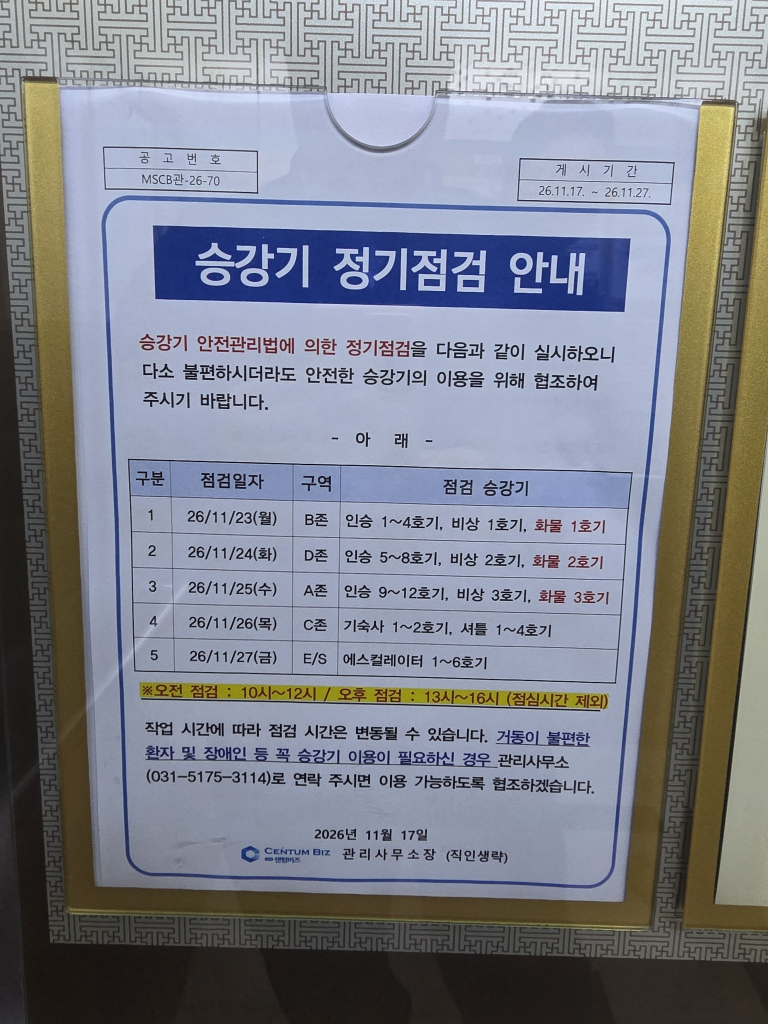
#> input picture test_assets/elevator_notice_test.jpg, 1536 x 2048 px, given as the content of the folder ../../../test_assets/elevator_notice_test.jpg, which was not available (shown at 1/2 size)
$ python sheet.py ../../../test_assets/elevator_notice_test.jpg ../../../test_assets/elevator_notice_test.jpg 5
#> lines starting #> are read from the running program, lines starting #| are printed output that depends on the picture
import sys,os,glob
from PIL import Image,ImageDraw,ImageFont
src,out,per=sys.argv[1],sys.argv[2],int(sys.argv[3]) if len(sys.argv)>3 else 24
files=sorted(f for f in glob.glob(os.path.join(src,'*')) if f.lower().endswith(('.jpg','.jpeg','.webp','.png')) and 'nav_photo' not in f)
W,H,C=300,225,6
font=ImageFont.truetype('C:/Windows/Fonts/arial.ttf',20)
for si in range(0,len(files),per):
    chunk=files[si:si+per]; rows=(len(chunk)+C-1)//C
    sh=Image.new('RGB',(C*W,rows*(H+26)),'white'); d=ImageDraw.Draw(sh)
#> after `sh = Image.new('RGB', (C * W, rows * (H + 26)), 'white')`: sh: PIL image 1800x251 RGB; every value is 255
    for i,f in enumerate(chunk):
        im=Image.open(f).convert('RGB'); im.thumbnail((W,H))
#> further down, im is the input picture: PIL image 1536x2048 RGB; mean R, G, B 126.5, 129.7, 139.8
#> after `im.thumbnail((W, H))`:
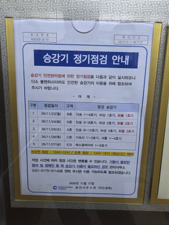
#> im: PIL image 169x225 RGB; mean R, G, B 126.6, 129.7, 139.9
        x,y=(i%C)*W,(i//C)*(H+26); sh.paste(im,(x,y)); d.text((x+4,y+H+2),os.path.basename(f),fill='black',font=font)
#> after `sh.paste(im, (x, y))`:
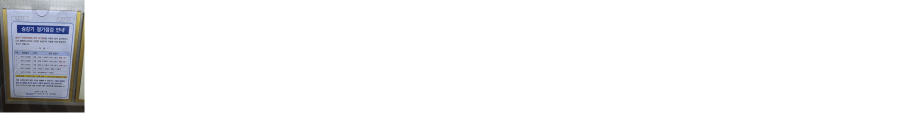
#> sh: PIL image 1800x251 RGB (shown at 1/2 size); mean R, G, B 244.2, 244.5, 245.3
    sh.save(os.path.join(out,'sheet_%02d.jpg'%(si//per)),quality=80)
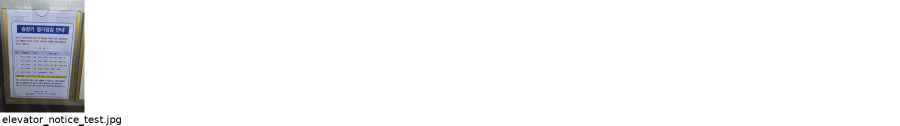
#> saved as sheet_00.jpg: PIL image 1800x251 RGB (shown at 1/2 size); mean R, G, B 243.6, 243.9, 244.7
print(len(files))
